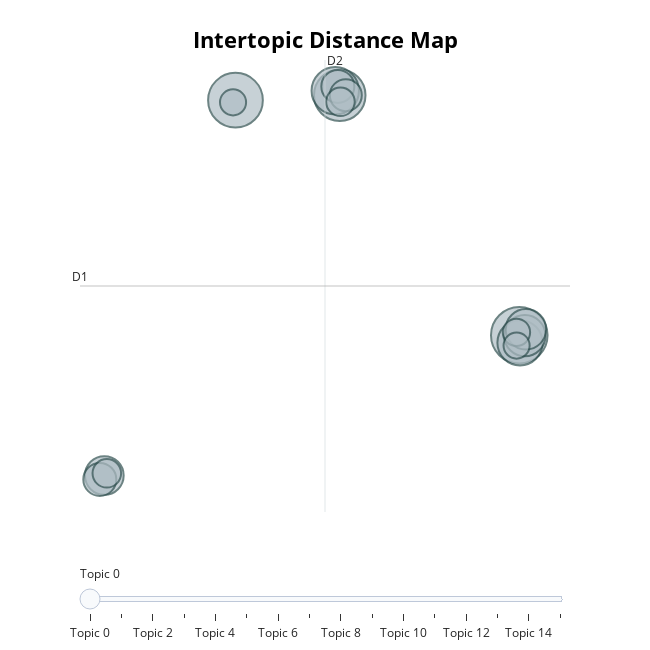
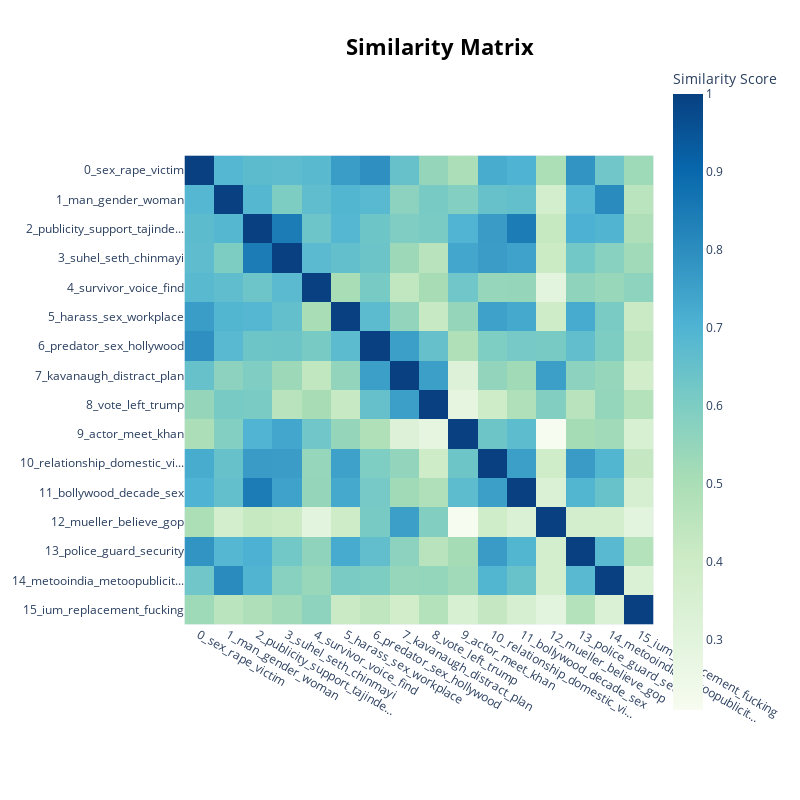

Write notebook code for charts like these, in order.
### Code cell
from bertopic import BERTopic
from sentence_transformers import SentenceTransformer
import umap
import hdbscan

# 1) Build the embedding model
embedding_model = SentenceTransformer("all-MiniLM-L6-v2")

# 2) Tune UMAP for better local structure
umap_model = umap.UMAP(
    n_neighbors=15,        # consider more neighbors for smoother manifold
    n_components=5,
    min_dist=0.0,
    metric='cosine',
    random_state=42
)

# 3) Tune HDBSCAN to allow smaller clusters (fewer outliers)
hdbscan_model = hdbscan.HDBSCAN(
    min_cluster_size=10,   # allow clusters as small as 10 documents
    min_samples=1,        # be permissive: fewer points considered noise
    metric='euclidean',
    cluster_selection_method='eom'
)

# 4) Initialize BERTopic with custom UMAP & HDBSCAN
topic_model = BERTopic(
    embedding_model=embedding_model,
    umap_model=umap_model,
    hdbscan_model=hdbscan_model
)

# 5) Fit & transform on your final preprocessed text
docs = df['text_preprocessed'].tolist()
topics, probs = topic_model.fit_transform(docs)

# 6) Save the new topic assignments
df['topic_refined'] = topics

# 7) Inspect how many tweets ended up in each topic (including -1)
print("\nRefined topic distribution:")
print(df['topic_refined'].value_counts())

# 8) Visualize the Intertopic Distance Map
intertopic_distance_map = topic_model.visualize_topics()
intertopic_distance_map.show()

# 9) Visualize the Topic Similarity Heatmap
similarity_heatmap = topic_model.visualize_heatmap()
similarity_heatmap.show()

# 10) (Optional) Save your results
df.to_excel("MeToo_pre-processed_refined_topics(result).xlsx", index=False)

### Figure 1 — Plotly figure (JSON) as saved in the notebook; plotly's stock layout.template omitted (floating-point values rounded to 4 significant figures)
{"data": [{"customdata": [[0, "sex | rape | victim | abuse | story", 47], [1, "man | gender | woman | feminism | career", 44], [2, "publicity | support | tajinderbagga | movement | india", 39], [3, "suhel | seth | chinmayi | tata | like", 33], [4, "survivor | voice | find | amp | speakup", 30], [5, "harass | sex | workplace | serving | army", 25], [6, "predator | sex | hollywood | apology | left", 24], [7, "kavanaugh | distract | plan | failed | allegation", 22], [8, "vote | left | trump | party | movement", 16], [9, "actor | meet | khan | man | also", 16], [10, "relationship | domestic | violence | court | metooindia", 15], [11, "bollywood | decade | sex | marlina | pak", 12], [12, "mueller | believe | gop | trying | false", 12], [13, "police | guard | security | mumbai | girl", 11], [14, "metooindia | metoopublicity | feminist | metoocontroversy | family", 10], [15, "ium | replacement | fucking | brought | cool", 10]], "hovertemplate": "<b>Topic %{customdata[0]}</b><br>%{customdata[1]}<br>Size: %{customdata[2]}", "legendgroup": "", "marker": {"color": "#B0BEC5", "line": {"color": "DarkSlateGrey", "width": 2}, "size": [47, 44, 39, 33, 30, 25, 24, 22, 16, 16, 15, 12, 12, 11, 10, 10], "sizemode": "area", "sizeref": 0.02937, "symbol": "circle"}, "mode": "markers", "name": "", "orientation": "v", "showlegend": false, "type": "scatter", "x": [20.14, 0.2537, 7.561, 7.247, 20.19, 20.53, 20.61, -8.937, -9.253, 7.426, 7.986, 7.611, -8.761, 19.94, 0.083, 19.95], "xaxis": "x", "y": [-5.809, 12.96, 13.36, 13.72, -6.412, -5.843, -5.335, -17.01, -17.32, 14.06, 13.36, 12.83, -16.83, -5.576, 12.79, -6.633], "yaxis": "y"}], "layout": {"annotations": [{"showarrow": false, "text": "D1", "x": -10.64, "y": -1.876, "yshift": 10}, {"showarrow": false, "text": "D2", "x": 6.527, "xshift": 10, "y": 16.17}], "height": 650, "hoverlabel": {"bgcolor": "white", "font": {"family": "Rockwell", "size": 16}}, "legend": {"itemsizing": "constant", "tracegroupgap": 0}, "margin": {"t": 60}, "shapes": [{"line": {"color": "#CFD8DC", "width": 2}, "type": "line", "x0": 6.527, "x1": 6.527, "y0": -19.92, "y1": 16.17}, {"line": {"color": "#9E9E9E", "width": 2}, "type": "line", "x0": -10.64, "x1": 23.7, "y0": -1.876, "y1": -1.876}], "sliders": [{"active": 0, "pad": {"t": 50}, "steps": [{"args": [{"marker.color": [["red", "#B0BEC5", "#B0BEC5", "#B0BEC5", "#B0BEC5", "#B0BEC5", "#B0BEC5", "#B0BEC5", "#B0BEC5", "#B0BEC5", "#B0BEC5", "#B0BEC5", "#B0BEC5", "#B0BEC5", "#B0BEC5", "#B0BEC5"]]}], "label": "Topic 0", "method": "update"}, {"args": [{"marker.color": [["#B0BEC5", "red", "#B0BEC5", "#B0BEC5", "#B0BEC5", "#B0BEC5", "#B0BEC5", "#B0BEC5", "#B0BEC5", "#B0BEC5", "#B0BEC5", "#B0BEC5", "#B0BEC5", "#B0BEC5", "#B0BEC5", "#B0BEC5"]]}], "label": "Topic 1", "method": "update"}, {"args": [{"marker.color": [["#B0BEC5", "#B0BEC5", "red", "#B0BEC5", "#B0BEC5", "#B0BEC5", "#B0BEC5", "#B0BEC5", "#B0BEC5", "#B0BEC5", "#B0BEC5", "#B0BEC5", "#B0BEC5", "#B0BEC5", "#B0BEC5", "#B0BEC5"]]}], "label": "Topic 2", "method": "update"}, {"args": [{"marker.color": [["#B0BEC5", "#B0BEC5", "#B0BEC5", "red", "#B0BEC5", "#B0BEC5", "#B0BEC5", "#B0BEC5", "#B0BEC5", "#B0BEC5", "#B0BEC5", "#B0BEC5", "#B0BEC5", "#B0BEC5", "#B0BEC5", "#B0BEC5"]]}], "label": "Topic 3", "method": "update"}, {"args": [{"marker.color": [["#B0BEC5", "#B0BEC5", "#B0BEC5", "#B0BEC5", "red", "#B0BEC5", "#B0BEC5", "#B0BEC5", "#B0BEC5", "#B0BEC5", "#B0BEC5", "#B0BEC5", "#B0BEC5", "#B0BEC5", "#B0BEC5", "#B0BEC5"]]}], "label": "Topic 4", "method": "update"}, {"args": [{"marker.color": [["#B0BEC5", "#B0BEC5", "#B0BEC5", "#B0BEC5", "#B0BEC5", "red", "#B0BEC5", "#B0BEC5", "#B0BEC5", "#B0BEC5", "#B0BEC5", "#B0BEC5", "#B0BEC5", "#B0BEC5", "#B0BEC5", "#B0BEC5"]]}], "label": "Topic 5", "method": "update"}, {"args": [{"marker.color": [["#B0BEC5", "#B0BEC5", "#B0BEC5", "#B0BEC5", "#B0BEC5", "#B0BEC5", "red", "#B0BEC5", "#B0BEC5", "#B0BEC5", "#B0BEC5", "#B0BEC5", "#B0BEC5", "#B0BEC5", "#B0BEC5", "#B0BEC5"]]}], "label": "Topic 6", "method": "update"}, {"args": [{"marker.color": [["#B0BEC5", "#B0BEC5", "#B0BEC5", "#B0BEC5", "#B0BEC5", "#B0BEC5", "#B0BEC5", "red", "#B0BEC5", "#B0BEC5", "#B0BEC5", "#B0BEC5", "#B0BEC5", "#B0BEC5", "#B0BEC5", "#B0BEC5"]]}], "label": "Topic 7", "method": "update"}, {"args": [{"marker.color": [["#B0BEC5", "#B0BEC5", "#B0BEC5", "#B0BEC5", "#B0BEC5", "#B0BEC5", "#B0BEC5", "#B0BEC5", "red", "#B0BEC5", "#B0BEC5", "#B0BEC5", "#B0BEC5", "#B0BEC5", "#B0BEC5", "#B0BEC5"]]}], "label": "Topic 8", "method": "update"}, {"args": [{"marker.color": [["#B0BEC5", "#B0BEC5", "#B0BEC5", "#B0BEC5", "#B0BEC5", "#B0BEC5", "#B0BEC5", "#B0BEC5", "#B0BEC5", "red", "#B0BEC5", "#B0BEC5", "#B0BEC5", "#B0BEC5", "#B0BEC5", "#B0BEC5"]]}], "label": "Topic 9", "method": "update"}, {"args": [{"marker.color": [["#B0BEC5", "#B0BEC5", "#B0BEC5", "#B0BEC5", "#B0BEC5", "#B0BEC5", "#B0BEC5", "#B0BEC5", "#B0BEC5", "#B0BEC5", "red", "#B0BEC5", "#B0BEC5", "#B0BEC5", "#B0BEC5", "#B0BEC5"]]}], "label": "Topic 10", "method": "update"}, {"args": [{"marker.color": [["#B0BEC5", "#B0BEC5", "#B0BEC5", "#B0BEC5", "#B0BEC5", "#B0BEC5", "#B0BEC5", "#B0BEC5", "#B0BEC5", "#B0BEC5", "#B0BEC5", "red", "#B0BEC5", "#B0BEC5", "#B0BEC5", "#B0BEC5"]]}], "label": "Topic 11", "method": "update"}, {"args": [{"marker.color": [["#B0BEC5", "#B0BEC5", "#B0BEC5", "#B0BEC5", "#B0BEC5", "#B0BEC5", "#B0BEC5", "#B0BEC5", "#B0BEC5", "#B0BEC5", "#B0BEC5", "#B0BEC5", "red", "#B0BEC5", "#B0BEC5", "#B0BEC5"]]}], "label": "Topic 12", "method": "update"}, {"args": [{"marker.color": [["#B0BEC5", "#B0BEC5", "#B0BEC5", "#B0BEC5", "#B0BEC5", "#B0BEC5", "#B0BEC5", "#B0BEC5", "#B0BEC5", "#B0BEC5", "#B0BEC5", "#B0BEC5", "#B0BEC5", "red", "#B0BEC5", "#B0BEC5"]]}], "label": "Topic 13", "method": "update"}, {"args": [{"marker.color": [["#B0BEC5", "#B0BEC5", "#B0BEC5", "#B0BEC5", "#B0BEC5", "#B0BEC5", "#B0BEC5", "#B0BEC5", "#B0BEC5", "#B0BEC5", "#B0BEC5", "#B0BEC5", "#B0BEC5", "#B0BEC5", "red", "#B0BEC5"]]}], "label": "Topic 14", "method": "update"}, {"args": [{"marker.color": [["#B0BEC5", "#B0BEC5", "#B0BEC5", "#B0BEC5", "#B0BEC5", "#B0BEC5", "#B0BEC5", "#B0BEC5", "#B0BEC5", "#B0BEC5", "#B0BEC5", "#B0BEC5", "#B0BEC5", "#B0BEC5", "#B0BEC5", "red"]]}], "label": "Topic 15", "method": "update"}]}], "title": {"font": {"color": "Black", "size": 22}, "text": "<b>Intertopic Distance Map</b>", "x": 0.5, "xanchor": "center", "y": 0.95, "yanchor": "top"}, "width": 650, "xaxis": {"anchor": "y", "domain": [0, 1], "range": [-10.64, 23.7], "title": {"text": ""}, "visible": false}, "yaxis": {"anchor": "x", "domain": [0, 1], "range": [-19.92, 16.17], "title": {"text": ""}, "visible": false}}}

### Figure 2 — Plotly figure (JSON) as saved in the notebook; plotly's stock layout.template omitted (floating-point values rounded to 4 significant figures; data arrays with more than 128 entries replaced by an {"elided": "..."} marker saying what was removed)
{"data": [{"coloraxis": "coloraxis", "hovertemplate": "x: %{x}<br>y: %{y}<br>Similarity Score: %{z}<extra></extra>", "name": "0", "type": "heatmap", "x": ["0_sex_rape_victim", "1_man_gender_woman", "2_publicity_support_tajinde...", "3_suhel_seth_chinmayi", "4_survivor_voice_find", "5_harass_sex_workplace", "6_predator_sex_hollywood", "7_kavanaugh_distract_plan", "8_vote_left_trump", "9_actor_meet_khan", "10_relationship_domestic_vi...", "11_bollywood_decade_sex", "12_mueller_believe_gop", "13_police_guard_security", "14_metooindia_metoopublicit...", "15_ium_replacement_fucking"], "xaxis": "x", "y": ["0_sex_rape_victim", "1_man_gender_woman", "2_publicity_support_tajinde...", "3_suhel_seth_chinmayi", "4_survivor_voice_find", "5_harass_sex_workplace", "6_predator_sex_hollywood", "7_kavanaugh_distract_plan", "8_vote_left_trump", "9_actor_meet_khan", "10_relationship_domestic_vi...", "11_bollywood_decade_sex", "12_mueller_believe_gop", "13_police_guard_security", "14_metooindia_metoopublicit...", "15_ium_replacement_fucking"], "yaxis": "y", "z": {"elided": "16x16 float values"}}], "layout": {"coloraxis": {"colorbar": {"title": {"text": "Similarity Score"}}, "colorscale": [[0, "rgb(247,252,240)"], [0.125, "rgb(224,243,219)"], [0.25, "rgb(204,235,197)"], [0.375, "rgb(168,221,181)"], [0.5, "rgb(123,204,196)"], [0.625, "rgb(78,179,211)"], [0.75, "rgb(43,140,190)"], [0.875, "rgb(8,104,172)"], [1, "rgb(8,64,129)"]]}, "height": 800, "hoverlabel": {"bgcolor": "white", "font": {"family": "Rockwell", "size": 16}}, "legend": {"title": {"text": "Trend"}}, "margin": {"t": 60}, "showlegend": true, "title": {"font": {"color": "Black", "size": 22}, "text": "<b>Similarity Matrix</b>", "x": 0.55, "xanchor": "center", "y": 0.95, "yanchor": "top"}, "width": 800, "xaxis": {"anchor": "y", "constrain": "domain", "domain": [0, 1], "scaleanchor": "y"}, "yaxis": {"anchor": "x", "autorange": "reversed", "constrain": "domain", "domain": [0, 1]}}}
